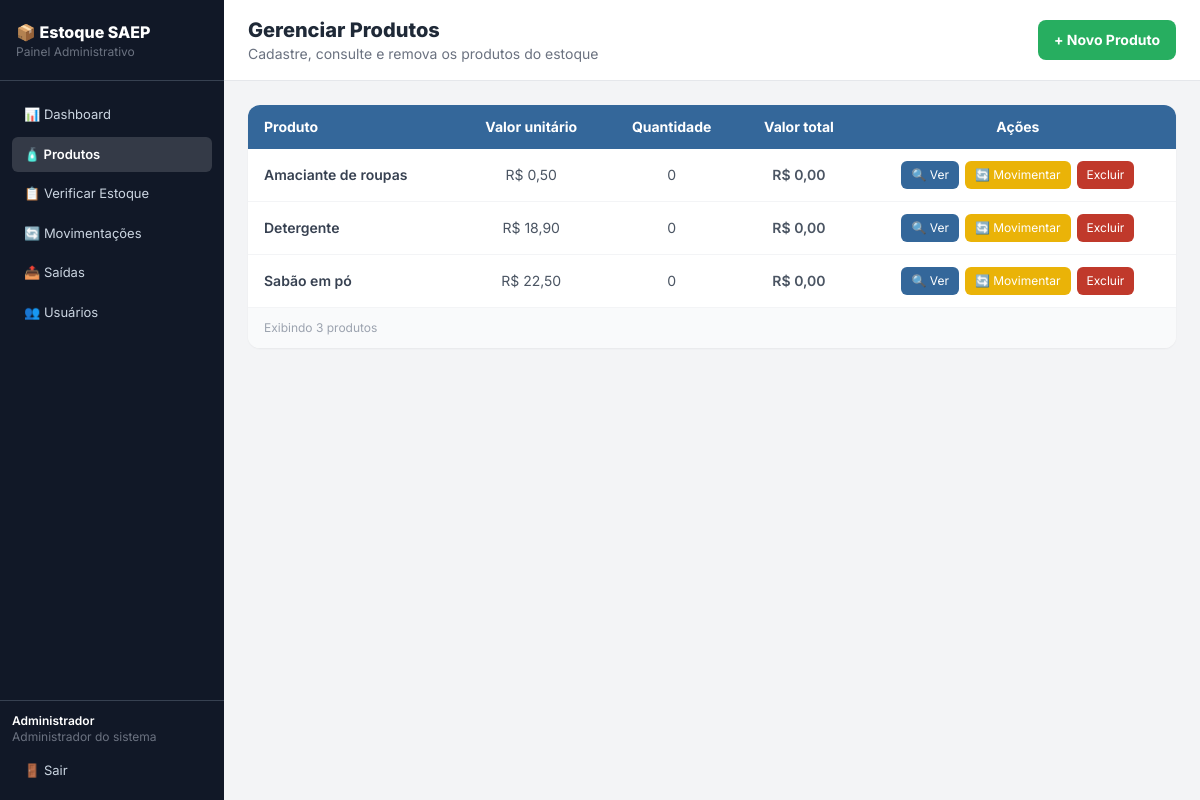
The page /produtos.php (signed in) on the database its author committed.
### tables this page shows
CREATE TABLE `user` (
    id_user INT AUTO_INCREMENT NOT NULL PRIMARY KEY,
    nome VARCHAR(100) NOT NULL,
    login VARCHAR(50) NOT NULL UNIQUE,
    senha_hash VARCHAR(255) NOT NULL,
    perfil VARCHAR(10) NOT NULL DEFAULT 'OPERADOR' CHECK (perfil IN ('ADMIN', 'OPERADOR')),
    ativo TINYINT(1) NOT NULL DEFAULT 1
);

CREATE TABLE produto (
    id_produto INT AUTO_INCREMENT NOT NULL PRIMARY KEY,
    nome VARCHAR(100) NOT NULL,
    quantidade_estoque INTEGER NOT NULL DEFAULT 0 CHECK (quantidade_estoque >= 0),
    valor_unitario NUMERIC(10,2) NOT NULL,
    data_cadastro DATE NOT NULL DEFAULT (CURRENT_DATE)
);

### includes/auth.php (called while the page is built, shortened)
<?php
require_once __DIR__ . '/../conexao.php';
function usuario_logado() {
    return $_SESSION['usuario'] ?? null;
}
function eh_admin() {
    $u = usuario_logado();
    return $u && $u['perfil'] === PERFIL_ADMIN;
}
function exigir_login() {
    global $pdo;
    $u = usuario_logado();
    if ($u) {
        $st = $pdo->prepare("SELECT id_user, nome, login, perfil FROM `user` WHERE id_user = ? AND ativo = 1");
        $st->execute([$u['id_user']]);
        $atual = $st->fetch();
        if ($atual) {
            return;
        }
    }
    exit;
}

### produtos.php (the view, shortened to what this page needs)
<?php
require_once __DIR__ . '/includes/auth.php';
exigir_login();
require_once __DIR__ . '/includes/menu.php';
$produtos = $pdo->query("SELECT * FROM produto ORDER BY nome")->fetchAll();
?>
    <main class="flex-1 flex flex-col">
        <div class="bg-white border-b border-gray-200 px-6 py-4 flex items-center justify-between">
            <div>
                <h1 class="text-xl font-extrabold text-gray-800">Gerenciar Produtos</h1>
                <p class="text-sm text-gray-500"><?= eh_admin() ? "Cadastre, consulte e remova os produtos do estoque" : "Consulte os produtos e movimente o estoque" ?></p>
            </div>
            <?php if (eh_admin()): ?>
            <a href="produto_form.php" class="bg-senai-green text-white font-bold px-4 py-2.5 rounded-lg text-sm hover:bg-green-600 transition flex items-center gap-2">
                + Novo Produto
            </a>
            <?php endif; ?>
        </div>
        <div class="p-6 flex-1">
            <div class="bg-white rounded-xl shadow-sm overflow-hidden">
                <table class="w-full text-sm">
                    <thead class="bg-senai-blue text-white">
                        <tr>
                            <th class="px-4 py-3 text-left">Produto</th>
                            <th class="px-4 py-3 text-center">Valor unitário</th>
                            <th class="px-4 py-3 text-center">Quantidade</th>
                            <th class="px-4 py-3 text-center">Valor total</th>
                            <th class="px-4 py-3 text-center">Ações</th>
                        </tr>
                    </thead>
                    <tbody class="divide-y divide-gray-100">
                    <?php foreach ($produtos as $p): ?>
                        <?php $valorTotal = round($p["valor_unitario"] * $p["quantidade_estoque"], 2); ?>
                        <tr class="hover:bg-gray-50 transition">
                            <td class="px-4 py-3 text-gray-700 font-semibold"><?= htmlspecialchars($p["nome"]) ?></td>
                            <td class="px-4 py-3 text-center text-gray-600">R$ <?= number_format($p["valor_unitario"], 2, ",", ".") ?></td>
                            <td class="px-4 py-3 text-center text-gray-600"><?= $p["quantidade_estoque"] ?></td>
                            <td class="px-4 py-3 text-center text-gray-600 font-semibold">R$ <?= number_format($valorTotal, 2, ",", ".") ?></td>
                            <td class="px-4 py-3 text-center">
                                <div class="flex items-center justify-center gap-1.5">
                                    <a href="produto.php?id=<?= $p["id_produto"] ?>" class="bg-senai-blue text-white text-xs px-2.5 py-1.5 rounded-md hover:bg-senai-blue-dark transition" title="Ver produto">🔍 Ver</a>
                                    <a href="movimentacao_form.php?id_produto=<?= $p["id_produto"] ?>" class="bg-yellow-500 text-white text-xs px-2.5 py-1.5 rounded-md hover:bg-yellow-600 transition" title="Movimentar estoque">🔄 Movimentar</a>
                                    <?php if (eh_admin()): ?>
                                    <a onclick="return confirm('Tem certeza disso?')" class="bg-senai-red text-white text-xs px-2.5 py-1.5 rounded-md hover:bg-red-700 transition" href="?excluir=<?= $p["id_produto"] ?>">Excluir</a>
                                    <?php endif; ?>
                                </div>
                            </td>
                        </tr>
                    <?php endforeach; ?>
                    </tbody>
                </table>
                <div class="border-t border-gray-100 px-4 py-3 bg-gray-50">
                    <p class="text-xs text-gray-400">Exibindo <?= count($produtos) ?> produtos</p>
                </div>
            </div>
        </div>
    </main>
</body>
</html>

### includes/menu.php (shortened to what this page needs)
<?php
$pagina = basename($_SERVER['PHP_SELF']);
$ativo = function ($prefixo) use ($pagina) {
    return strpos($pagina, $prefixo) === 0 ? 'active' : '';
};
?>
<!DOCTYPE html>
<html lang="pt-BR">
<head>
    <script src="https://cdn.tailwindcss.com"></script>
</head>
<body class="bg-gray-100 min-h-screen flex">
    <aside class="w-56 bg-gray-900 min-h-screen flex flex-col flex-shrink-0">
        <div class="px-4 py-5 border-b border-gray-700"><p class="text-white font-extrabold text-base">📦 Estoque SAEP</p><p class="text-gray-500 text-xs"><?= eh_admin() ? "Painel Administrativo" : "Painel do Almoxarifado" ?></p></div>
        <nav class="flex-1 p-3 space-y-1 pt-4">
            <a href="index.php"         class="nav-link <?= $ativo('index') ?>">📊 Dashboard</a>
            <a href="produtos.php"      class="nav-link <?= $ativo('produto') ?>">🧴 Produtos</a>
            <a href="estoque.php"       class="nav-link <?= $ativo('estoque') ?>">📋 Verificar Estoque</a>
            <a href="movimentacoes.php" class="nav-link <?= $ativo('movimentac') ?>">🔄 Movimentações</a>
            <a href="saidas.php"        class="nav-link <?= $ativo('saidas') ?>">📤 Saídas</a>
            <?php if (eh_admin()): ?>
            <a href="usuarios.php"      class="nav-link <?= $ativo('usuario') ?>">👥 Usuários</a>
            <?php endif; ?>
        </nav>
        <?php $u = usuario_logado(); if ($u): ?>
        <div class="p-3 border-t border-gray-700">
            <p class="text-white text-xs font-semibold truncate"><?= htmlspecialchars($u["nome"]) ?></p>
            <p class="text-gray-500 text-xs mb-2"><?= htmlspecialchars(PERFIS[$u["perfil"]] ?? $u["perfil"]) ?></p>
            <a href="logout.php" class="nav-link">🚪 Sair</a>
        </div>
        <?php endif; ?>
    </aside>

### includes/menu.php (style rules this page uses)
body { font-family: 'Inter', sans-serif; }
.nav-link { display:flex; align-items:center; gap:8px; padding:8px 12px; border-radius:6px; font-size:13px; cursor:pointer; transition:background .15s; color:#cbd5e1; }
.nav-link.active { background:rgba(255,255,255,.15); color:#fff; font-weight:600; }

### rows shown on the page
user: nome "Administrador", perfil "Administrador do sistema"
produto: nome "Amaciante de roupas", valor_unitario "0,50", quantidade_estoque "0", valorTotal "0,00"
produto: nome "Detergente", valor_unitario "18,90", quantidade_estoque "0", valorTotal "0,00"
produto: nome "Sabão em pó", valor_unitario "22,50", quantidade_estoque "0", valorTotal "0,00"

### other values the page prints
count($produtos) "3"
